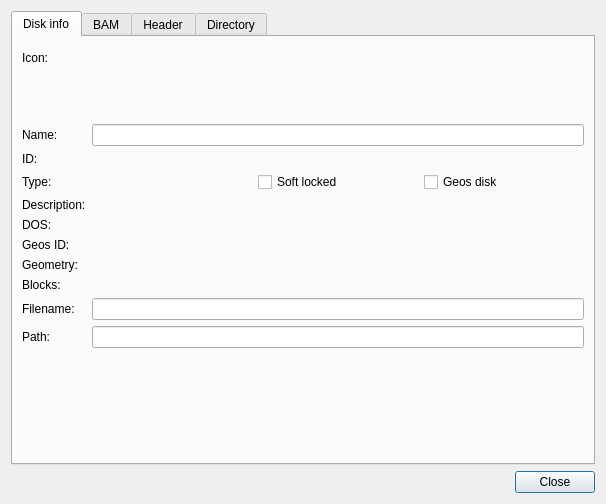
<?xml version="1.0" encoding="UTF-8"?>
<ui version="4.0">
 <class>DialogDiskInfo</class>
 <widget class="QDialog" name="DialogDiskInfo">
  <property name="windowModality">
   <enum>Qt::WindowModal</enum>
  </property>
  <property name="geometry">
   <rect>
    <x>0</x>
    <y>0</y>
    <width>606</width>
    <height>504</height>
   </rect>
  </property>
  <property name="minimumSize">
   <size>
    <width>606</width>
    <height>504</height>
   </size>
  </property>
  <property name="windowTitle">
   <string>Dialog</string>
  </property>
  <property name="locale">
   <locale language="English" country="UnitedStates"/>
  </property>
  <property name="modal">
   <bool>true</bool>
  </property>
  <layout class="QVBoxLayout" name="verticalLayout">
   <item>
    <widget class="QTabWidget" name="tabWidget">
     <property name="toolTip">
      <string/>
     </property>
     <property name="currentIndex">
      <number>0</number>
     </property>
     <widget class="QWidget" name="tabDiskInfo">
      <attribute name="title">
       <string>Disk info</string>
      </attribute>
      <layout class="QFormLayout" name="formLayout_2">
       <item row="0" column="0">
        <widget class="QLabel" name="lIcon">
         <property name="text">
          <string>Icon:</string>
         </property>
         <property name="textFormat">
          <enum>Qt::PlainText</enum>
         </property>
        </widget>
       </item>
       <item row="0" column="1">
        <widget class="QLabel" name="labelIcon">
         <property name="minimumSize">
          <size>
           <width>72</width>
           <height>72</height>
          </size>
         </property>
         <property name="maximumSize">
          <size>
           <width>72</width>
           <height>72</height>
          </size>
         </property>
         <property name="text">
          <string notr="true"/>
         </property>
         <property name="textFormat">
          <enum>Qt::PlainText</enum>
         </property>
        </widget>
       </item>
       <item row="1" column="0">
        <widget class="QLabel" name="lname">
         <property name="text">
          <string>Name:</string>
         </property>
         <property name="textFormat">
          <enum>Qt::PlainText</enum>
         </property>
        </widget>
       </item>
       <item row="1" column="1">
        <widget class="QLineEdit" name="lineEditName">
         <property name="minimumSize">
          <size>
           <width>180</width>
           <height>0</height>
          </size>
         </property>
         <property name="text">
          <string notr="true"/>
         </property>
         <property name="readOnly">
          <bool>true</bool>
         </property>
        </widget>
       </item>
       <item row="2" column="0">
        <widget class="QLabel" name="lID">
         <property name="text">
          <string>ID:</string>
         </property>
         <property name="textFormat">
          <enum>Qt::PlainText</enum>
         </property>
        </widget>
       </item>
       <item row="2" column="1">
        <widget class="QLabel" name="labelID">
         <property name="text">
          <string notr="true"/>
         </property>
         <property name="textFormat">
          <enum>Qt::PlainText</enum>
         </property>
        </widget>
       </item>
       <item row="3" column="0">
        <widget class="QLabel" name="lType">
         <property name="text">
          <string>Type:</string>
         </property>
        </widget>
       </item>
       <item row="3" column="1">
        <layout class="QHBoxLayout" name="horizontalLayout">
         <item>
          <widget class="QLabel" name="labelType">
           <property name="text">
            <string notr="true"/>
           </property>
           <property name="textFormat">
            <enum>Qt::PlainText</enum>
           </property>
          </widget>
         </item>
         <item>
          <widget class="QCheckBox" name="checkBoxSoftLocked">
           <property name="text">
            <string>Soft locked</string>
           </property>
          </widget>
         </item>
         <item>
          <widget class="QCheckBox" name="checkBoxGeosDisk">
           <property name="text">
            <string>Geos disk</string>
           </property>
          </widget>
         </item>
        </layout>
       </item>
       <item row="4" column="0">
        <widget class="QLabel" name="lDescription">
         <property name="text">
          <string>Description:</string>
         </property>
        </widget>
       </item>
       <item row="4" column="1">
        <widget class="QLabel" name="labelDescription">
         <property name="text">
          <string notr="true"/>
         </property>
         <property name="textFormat">
          <enum>Qt::PlainText</enum>
         </property>
        </widget>
       </item>
       <item row="5" column="0">
        <widget class="QLabel" name="lDOS">
         <property name="text">
          <string>DOS:</string>
         </property>
        </widget>
       </item>
       <item row="5" column="1">
        <widget class="QLabel" name="labelDOS">
         <property name="text">
          <string notr="true"/>
         </property>
         <property name="textFormat">
          <enum>Qt::PlainText</enum>
         </property>
        </widget>
       </item>
       <item row="6" column="0">
        <widget class="QLabel" name="lGeosID">
         <property name="text">
          <string>Geos ID:</string>
         </property>
        </widget>
       </item>
       <item row="6" column="1">
        <widget class="QLabel" name="labelGeosID">
         <property name="text">
          <string notr="true"/>
         </property>
         <property name="textFormat">
          <enum>Qt::PlainText</enum>
         </property>
        </widget>
       </item>
       <item row="7" column="0">
        <widget class="QLabel" name="lGeometry">
         <property name="text">
          <string>Geometry:</string>
         </property>
        </widget>
       </item>
       <item row="7" column="1">
        <widget class="QLabel" name="labelGeometry">
         <property name="text">
          <string notr="true"/>
         </property>
         <property name="textFormat">
          <enum>Qt::PlainText</enum>
         </property>
        </widget>
       </item>
       <item row="8" column="0">
        <widget class="QLabel" name="lBlocks">
         <property name="text">
          <string>Blocks:</string>
         </property>
        </widget>
       </item>
       <item row="8" column="1">
        <widget class="QLabel" name="labelBlocks">
         <property name="text">
          <string notr="true"/>
         </property>
         <property name="textFormat">
          <enum>Qt::PlainText</enum>
         </property>
        </widget>
       </item>
       <item row="9" column="0">
        <widget class="QLabel" name="lFilename">
         <property name="text">
          <string>Filename:</string>
         </property>
        </widget>
       </item>
       <item row="9" column="1">
        <widget class="QLineEdit" name="lineEditFilename">
         <property name="minimumSize">
          <size>
           <width>240</width>
           <height>0</height>
          </size>
         </property>
         <property name="text">
          <string notr="true"/>
         </property>
         <property name="readOnly">
          <bool>true</bool>
         </property>
        </widget>
       </item>
       <item row="10" column="0">
        <widget class="QLabel" name="lPath">
         <property name="text">
          <string>Path:</string>
         </property>
        </widget>
       </item>
       <item row="10" column="1">
        <widget class="QLineEdit" name="lineEditPath">
         <property name="minimumSize">
          <size>
           <width>320</width>
           <height>0</height>
          </size>
         </property>
         <property name="text">
          <string notr="true"/>
         </property>
         <property name="readOnly">
          <bool>true</bool>
         </property>
        </widget>
       </item>
      </layout>
     </widget>
     <widget class="QWidget" name="tabBAM">
      <property name="toolTip">
       <string>Block Availability Map</string>
      </property>
      <property name="toolTipDuration">
       <number>5000</number>
      </property>
      <attribute name="title">
       <string>BAM</string>
      </attribute>
      <layout class="QVBoxLayout" name="verticalLayoutTabBAM">
       <item>
        <widget class="QTabWidget" name="tabBAMSides">
         <property name="enabled">
          <bool>true</bool>
         </property>
         <property name="tabPosition">
          <enum>QTabWidget::East</enum>
         </property>
         <property name="tabShape">
          <enum>QTabWidget::Rounded</enum>
         </property>
         <property name="currentIndex">
          <number>0</number>
         </property>
         <property name="elideMode">
          <enum>Qt::ElideRight</enum>
         </property>
         <widget class="QWidget" name="tabSideA">
          <attribute name="title">
           <string>Side A</string>
          </attribute>
          <layout class="QHBoxLayout" name="horizontalLayoutSideA"/>
         </widget>
         <widget class="QWidget" name="tabSideB">
          <attribute name="title">
           <string>Side B</string>
          </attribute>
          <layout class="QHBoxLayout" name="horizontalLayoutSideB"/>
         </widget>
        </widget>
       </item>
      </layout>
     </widget>
     <widget class="QWidget" name="tabHeader">
      <attribute name="title">
       <string>Header</string>
      </attribute>
      <layout class="QVBoxLayout" name="verticalLayoutTabHeader"/>
     </widget>
     <widget class="QWidget" name="tabDirectory">
      <attribute name="title">
       <string>Directory</string>
      </attribute>
      <layout class="QVBoxLayout" name="verticalLayoutTabDirectory">
       <item>
        <widget class="QComboBox" name="comboBoxDirectoryPages"/>
       </item>
       <item>
        <widget class="QLabel" name="labelDirectorySize">
         <property name="text">
          <string/>
         </property>
        </widget>
       </item>
      </layout>
     </widget>
    </widget>
   </item>
   <item>
    <widget class="QDialogButtonBox" name="buttonBox">
     <property name="orientation">
      <enum>Qt::Horizontal</enum>
     </property>
     <property name="standardButtons">
      <set>QDialogButtonBox::Close</set>
     </property>
    </widget>
   </item>
  </layout>
 </widget>
 <resources/>
 <connections>
  <connection>
   <sender>buttonBox</sender>
   <signal>accepted()</signal>
   <receiver>DialogDiskInfo</receiver>
   <slot>accept()</slot>
   <hints>
    <hint type="sourcelabel">
     <x>248</x>
     <y>254</y>
    </hint>
    <hint type="destinationlabel">
     <x>157</x>
     <y>274</y>
    </hint>
   </hints>
  </connection>
  <connection>
   <sender>buttonBox</sender>
   <signal>rejected()</signal>
   <receiver>DialogDiskInfo</receiver>
   <slot>reject()</slot>
   <hints>
    <hint type="sourcelabel">
     <x>316</x>
     <y>260</y>
    </hint>
    <hint type="destinationlabel">
     <x>286</x>
     <y>274</y>
    </hint>
   </hints>
  </connection>
 </connections>
</ui>
